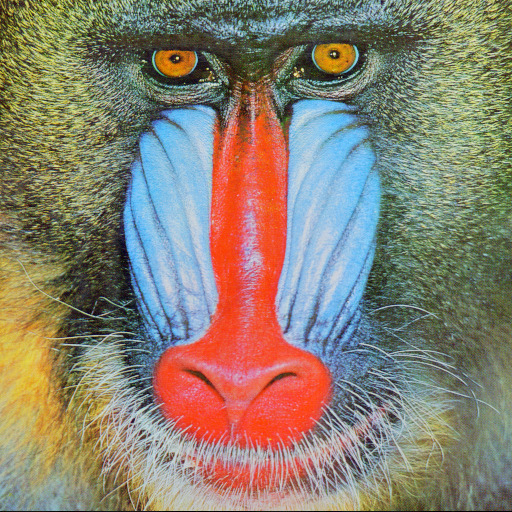
#> input picture pic/baboon.jpg, 512 x 512 px
$ jupyter execute hw4_ssmi.ipynb
#> lines starting #> are read from the running program, lines starting #| are printed output that depends on the picture; long printed decimals are rounded
[cell 1]
import cv2
from matplotlib import pyplot as plt
from math import sqrt
import numpy as np

img_x = cv2.imread("pic/baboon.jpg", cv2.IMREAD_GRAYSCALE)
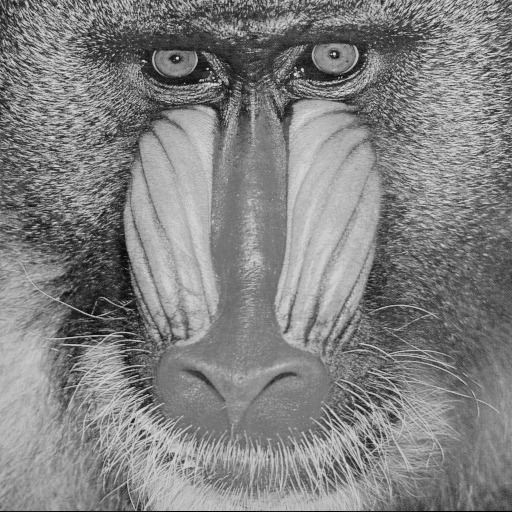
#> img_x: shape (512, 512); min 0, max 234, mean 129.6
img_y = cv2.imread("pic/baboon.jpg", cv2.IMREAD_GRAYSCALE)
# img_y = cv2.imread("pic/bell_peper.jpg", cv2.IMREAD_GRAYSCALE)
img_y = img_y*0.5 + 255.5*0.5
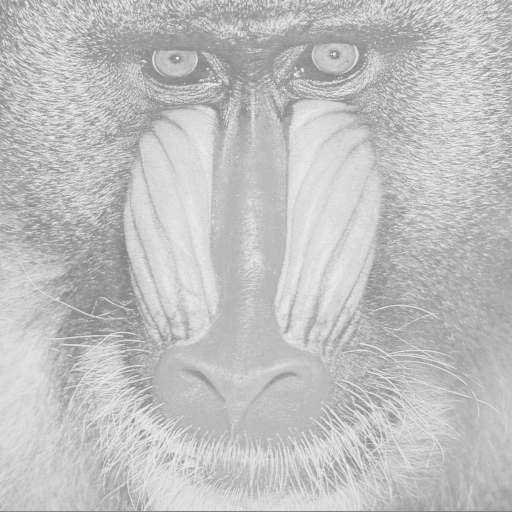
#> img_y: shape (512, 512) float64; min 127.8, max 244.8, mean 192.6
img_y = np.uint8(img_y)
print(img_x)
#> (printed output is left out)
print(img_y)
#> (printed output is left out)
#
M, N = img_x.shape
#> M = 512; N = 512
L = 255
c1 = 1/sqrt(L)
c2 = 1/sqrt(L)
#
mu_x = img_x.mean(axis=0).mean(axis=0)
#> mu_x = 129.6
mu_y = img_y.mean(axis=0).mean(axis=0)
#> mu_y = 192.1
#
# Calculate SSMI
sig_x = np.sum(np.power(img_x - mu_x, 2)) * (1/(M*N))
#> sig_x = 1799.2
sig_y = np.sum(np.power(img_y - mu_y, 2)) * (1/(M*N))
#> sig_y = 449.9
sig_xy = np.sum((img_x - mu_x) * (img_y - mu_y)) * (1/(M*N))
#> sig_xy = 899.6
#

ssim = (2*mu_x*mu_y + (c1*L)**2) * \
       (2*sig_xy    + (c2*L)**2) * \
       (mu_x**2 + mu_y**2 + (c1*L)**2)**-1 * \
       (sig_x   + sig_y   + (c2*L)**2)**-1
#> ssim = 0.761

print(f"SSIM = {ssim}")
#| SSIM = 0.7611

fig, ax = plt.subplots(2, 4, figsize=(20, 20))
fig.set_facecolor('white')
fig.tight_layout()
[b.axis('off') for a in ax for b in a ]# Delete all axis
#
ax[0, 0].set_title("Image_x", fontsize=25)
ax[0, 0].imshow(img_x, cmap='gray')
#
ax[0, 1].set_title("Image_y", fontsize=25)
ax[0, 1].imshow(img_y, cmap='gray')
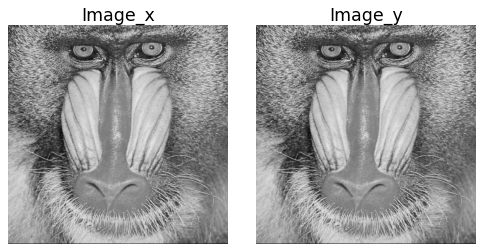
#> figure drawn by matplotlib, 2 panels

$ run again, with pic/bell_peper.jpg copied over pic/baboon.jpg
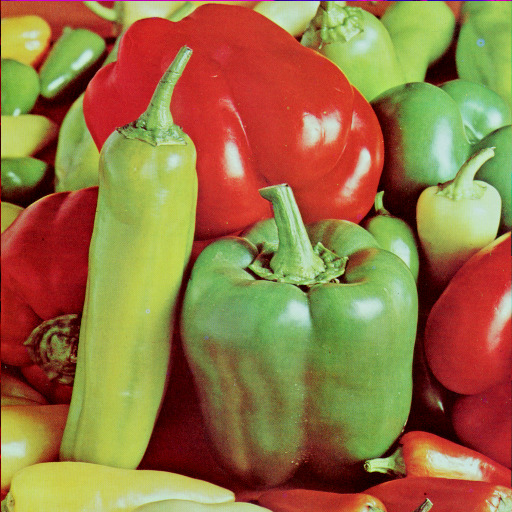
#> input picture pic/bell_peper.jpg, 512 x 512 px
#> `img_y = img_y*0.5 + 255.5*0.5`:
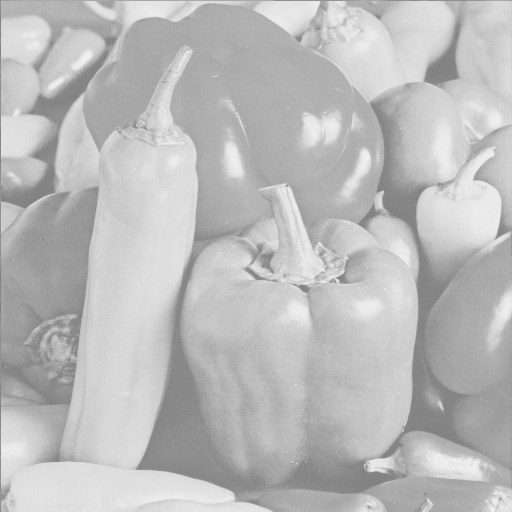
#> img_y: shape (512, 512) float64; min 127.8, max 241.8, mean 187.9
#> (printed output is left out)
#> (printed output is left out)
#> mu_x = 120.2
#> mu_y = 187.4
#> sig_x = 2905.9
#> sig_y = 726.5
#> sig_xy = 1452.9
#> ssim = 0.74
#| SSIM = 0.7395
#> `[cell 1] import cv2 from matplotlib import pyplot as plt from math imp..`:
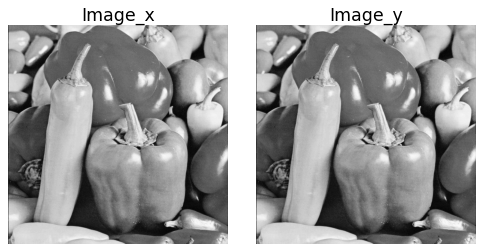
#> figure drawn by matplotlib, 2 panels
